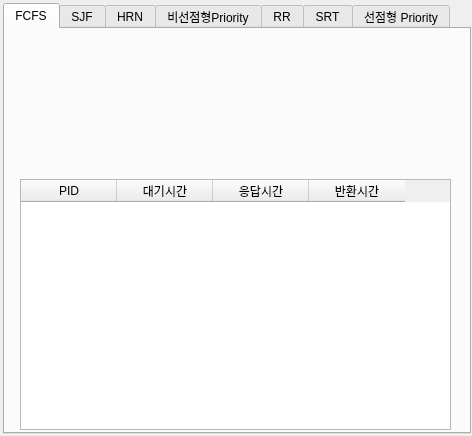
<?xml version="1.0" encoding="UTF-8"?>
<ui version="4.0">
 <class>Dialog</class>
 <widget class="QDialog" name="Dialog">
  <property name="windowModality">
   <enum>Qt::ApplicationModal</enum>
  </property>
  <property name="geometry">
   <rect>
    <x>0</x>
    <y>0</y>
    <width>472</width>
    <height>436</height>
   </rect>
  </property>
  <property name="windowTitle">
   <string>Dialog</string>
  </property>
  <property name="autoFillBackground">
   <bool>true</bool>
  </property>
  <property name="sizeGripEnabled">
   <bool>false</bool>
  </property>
  <widget class="QTabWidget" name="TAB">
   <property name="geometry">
    <rect>
     <x>3</x>
     <y>3</y>
     <width>468</width>
     <height>431</height>
    </rect>
   </property>
   <property name="autoFillBackground">
    <bool>true</bool>
   </property>
   <property name="currentIndex">
    <number>0</number>
   </property>
   <widget class="QWidget" name="FCFS_w">
    <attribute name="title">
     <string>FCFS</string>
    </attribute>
    <widget class="QTableWidget" name="FCFS_r">
     <property name="geometry">
      <rect>
       <x>15</x>
       <y>150</y>
       <width>431</width>
       <height>251</height>
      </rect>
     </property>
     <property name="dragEnabled">
      <bool>false</bool>
     </property>
     <property name="dragDropMode">
      <enum>QAbstractItemView::NoDragDrop</enum>
     </property>
     <property name="rowCount">
      <number>0</number>
     </property>
     <property name="columnCount">
      <number>4</number>
     </property>
     <attribute name="horizontalHeaderCascadingSectionResizes">
      <bool>true</bool>
     </attribute>
     <attribute name="horizontalHeaderDefaultSectionSize">
      <number>96</number>
     </attribute>
     <column>
      <property name="text">
       <string>PID</string>
      </property>
     </column>
     <column>
      <property name="text">
       <string>대기시간</string>
      </property>
     </column>
     <column>
      <property name="text">
       <string>응답시간</string>
      </property>
     </column>
     <column>
      <property name="text">
       <string>반환시간</string>
      </property>
     </column>
    </widget>
    <widget class="QWidget" name="verticalLayoutWidget">
     <property name="geometry">
      <rect>
       <x>10</x>
       <y>12</y>
       <width>441</width>
       <height>121</height>
      </rect>
     </property>
     <layout class="QVBoxLayout" name="FCFS_C"/>
    </widget>
   </widget>
   <widget class="QWidget" name="SJF_w">
    <attribute name="title">
     <string>SJF</string>
    </attribute>
    <widget class="QTableWidget" name="SJF_r">
     <property name="geometry">
      <rect>
       <x>15</x>
       <y>150</y>
       <width>431</width>
       <height>251</height>
      </rect>
     </property>
     <property name="rowCount">
      <number>0</number>
     </property>
     <property name="columnCount">
      <number>4</number>
     </property>
     <attribute name="horizontalHeaderCascadingSectionResizes">
      <bool>true</bool>
     </attribute>
     <attribute name="horizontalHeaderDefaultSectionSize">
      <number>96</number>
     </attribute>
     <column>
      <property name="text">
       <string>PID</string>
      </property>
     </column>
     <column>
      <property name="text">
       <string>대기시간</string>
      </property>
     </column>
     <column>
      <property name="text">
       <string>응답시간</string>
      </property>
     </column>
     <column>
      <property name="text">
       <string>반환시간</string>
      </property>
     </column>
    </widget>
    <widget class="QWidget" name="verticalLayoutWidget_2">
     <property name="geometry">
      <rect>
       <x>10</x>
       <y>12</y>
       <width>441</width>
       <height>121</height>
      </rect>
     </property>
     <layout class="QVBoxLayout" name="SJF_C"/>
    </widget>
   </widget>
   <widget class="QWidget" name="HRN_w">
    <attribute name="title">
     <string>HRN</string>
    </attribute>
    <widget class="QTableWidget" name="HRN_r">
     <property name="geometry">
      <rect>
       <x>15</x>
       <y>150</y>
       <width>431</width>
       <height>251</height>
      </rect>
     </property>
     <property name="rowCount">
      <number>0</number>
     </property>
     <property name="columnCount">
      <number>4</number>
     </property>
     <attribute name="horizontalHeaderCascadingSectionResizes">
      <bool>true</bool>
     </attribute>
     <attribute name="horizontalHeaderDefaultSectionSize">
      <number>96</number>
     </attribute>
     <column>
      <property name="text">
       <string>PID</string>
      </property>
     </column>
     <column>
      <property name="text">
       <string>대기시간</string>
      </property>
     </column>
     <column>
      <property name="text">
       <string>응답시간</string>
      </property>
     </column>
     <column>
      <property name="text">
       <string>반환시간</string>
      </property>
     </column>
    </widget>
    <widget class="QWidget" name="verticalLayoutWidget_3">
     <property name="geometry">
      <rect>
       <x>10</x>
       <y>12</y>
       <width>441</width>
       <height>121</height>
      </rect>
     </property>
     <layout class="QVBoxLayout" name="HRN_C"/>
    </widget>
   </widget>
   <widget class="QWidget" name="NP_w">
    <attribute name="title">
     <string>비선점형Priority</string>
    </attribute>
    <widget class="QTableWidget" name="NP_r">
     <property name="geometry">
      <rect>
       <x>15</x>
       <y>150</y>
       <width>431</width>
       <height>251</height>
      </rect>
     </property>
     <property name="rowCount">
      <number>0</number>
     </property>
     <property name="columnCount">
      <number>4</number>
     </property>
     <attribute name="horizontalHeaderCascadingSectionResizes">
      <bool>true</bool>
     </attribute>
     <attribute name="horizontalHeaderDefaultSectionSize">
      <number>96</number>
     </attribute>
     <column>
      <property name="text">
       <string>PID</string>
      </property>
     </column>
     <column>
      <property name="text">
       <string>대기시간</string>
      </property>
     </column>
     <column>
      <property name="text">
       <string>응답시간</string>
      </property>
     </column>
     <column>
      <property name="text">
       <string>반환시간</string>
      </property>
     </column>
    </widget>
    <widget class="QWidget" name="verticalLayoutWidget_4">
     <property name="geometry">
      <rect>
       <x>10</x>
       <y>12</y>
       <width>441</width>
       <height>121</height>
      </rect>
     </property>
     <layout class="QVBoxLayout" name="NP_C"/>
    </widget>
   </widget>
   <widget class="QWidget" name="RR_w">
    <attribute name="title">
     <string>RR</string>
    </attribute>
    <widget class="QTableWidget" name="RR_r">
     <property name="geometry">
      <rect>
       <x>15</x>
       <y>150</y>
       <width>431</width>
       <height>251</height>
      </rect>
     </property>
     <property name="rowCount">
      <number>0</number>
     </property>
     <property name="columnCount">
      <number>4</number>
     </property>
     <attribute name="horizontalHeaderCascadingSectionResizes">
      <bool>true</bool>
     </attribute>
     <attribute name="horizontalHeaderDefaultSectionSize">
      <number>96</number>
     </attribute>
     <column>
      <property name="text">
       <string>PID</string>
      </property>
     </column>
     <column>
      <property name="text">
       <string>대기시간</string>
      </property>
     </column>
     <column>
      <property name="text">
       <string>응답시간</string>
      </property>
     </column>
     <column>
      <property name="text">
       <string>반환시간</string>
      </property>
     </column>
    </widget>
    <widget class="QWidget" name="verticalLayoutWidget_5">
     <property name="geometry">
      <rect>
       <x>10</x>
       <y>12</y>
       <width>441</width>
       <height>121</height>
      </rect>
     </property>
     <layout class="QVBoxLayout" name="RR_C"/>
    </widget>
   </widget>
   <widget class="QWidget" name="SRT_w">
    <attribute name="title">
     <string>SRT</string>
    </attribute>
    <widget class="QTableWidget" name="SRT_r">
     <property name="geometry">
      <rect>
       <x>15</x>
       <y>150</y>
       <width>431</width>
       <height>251</height>
      </rect>
     </property>
     <property name="rowCount">
      <number>0</number>
     </property>
     <property name="columnCount">
      <number>4</number>
     </property>
     <attribute name="horizontalHeaderCascadingSectionResizes">
      <bool>true</bool>
     </attribute>
     <attribute name="horizontalHeaderDefaultSectionSize">
      <number>96</number>
     </attribute>
     <column>
      <property name="text">
       <string>PID</string>
      </property>
     </column>
     <column>
      <property name="text">
       <string>대기시간</string>
      </property>
     </column>
     <column>
      <property name="text">
       <string>응답시간</string>
      </property>
     </column>
     <column>
      <property name="text">
       <string>반환시간</string>
      </property>
     </column>
    </widget>
    <widget class="QWidget" name="verticalLayoutWidget_6">
     <property name="geometry">
      <rect>
       <x>10</x>
       <y>12</y>
       <width>441</width>
       <height>121</height>
      </rect>
     </property>
     <layout class="QVBoxLayout" name="SRT_C"/>
    </widget>
   </widget>
   <widget class="QWidget" name="P_w">
    <attribute name="title">
     <string>선점형 Priority</string>
    </attribute>
    <widget class="QTableWidget" name="P_r">
     <property name="geometry">
      <rect>
       <x>15</x>
       <y>150</y>
       <width>431</width>
       <height>251</height>
      </rect>
     </property>
     <property name="rowCount">
      <number>0</number>
     </property>
     <property name="columnCount">
      <number>4</number>
     </property>
     <attribute name="horizontalHeaderCascadingSectionResizes">
      <bool>true</bool>
     </attribute>
     <attribute name="horizontalHeaderDefaultSectionSize">
      <number>96</number>
     </attribute>
     <column>
      <property name="text">
       <string>PID</string>
      </property>
     </column>
     <column>
      <property name="text">
       <string>대기시간</string>
      </property>
     </column>
     <column>
      <property name="text">
       <string>응답시간</string>
      </property>
     </column>
     <column>
      <property name="text">
       <string>반환시간</string>
      </property>
     </column>
    </widget>
    <widget class="QWidget" name="verticalLayoutWidget_7">
     <property name="geometry">
      <rect>
       <x>10</x>
       <y>12</y>
       <width>441</width>
       <height>121</height>
      </rect>
     </property>
     <layout class="QVBoxLayout" name="P_C"/>
    </widget>
   </widget>
  </widget>
 </widget>
 <resources/>
 <connections/>
</ui>
